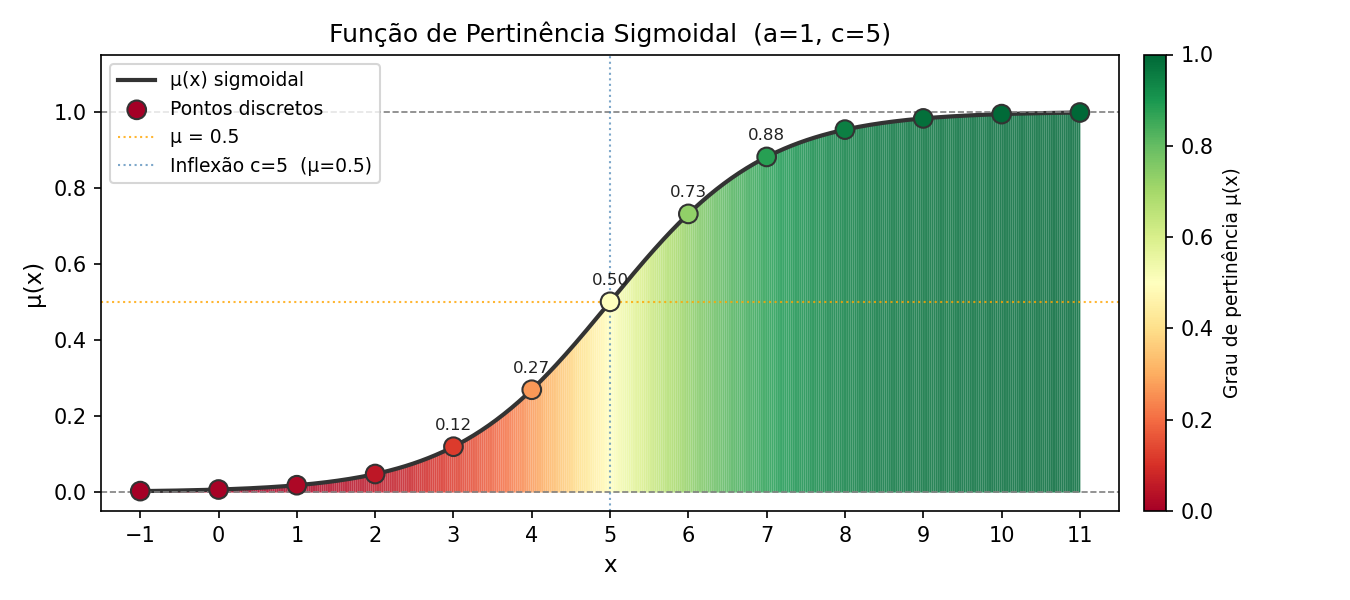

This figure's Python source:
# GO1124-Png
import numpy as np
import matplotlib.pyplot as plt
import matplotlib.colors as mcolors


def sigmoidal(x, a, c):
    return 1 / (1 + np.exp(-a * (x - c)))


if __name__ == '__main__':
    print("=== Função de Pertinência Sigmoidal ===")
    # Parâmetros: inclinação a=1, ponto de inflexão c=5
    a, c = 1, 5
    print(f"  Parâmetros: a={a} (inclinação), c={c} (ponto de inflexão)")
    print()
    xs = list(range(-1, 12))
    mus = [sigmoidal(x, a, c) for x in xs]
    for x, mu in zip(xs, mus):
        barra = "█" * int(mu * 20)
        print(f"  x={x:3d}: μ={mu:.2f} |{barra}")

    # --- Gráfico colorido ---
    fig, ax = plt.subplots(figsize=(9, 4))

    x_cont = np.linspace(-1, 11, 500)
    mu_cont = sigmoidal(x_cont, a, c)

    cmap = plt.cm.RdYlGn
    norm = mcolors.Normalize(vmin=0, vmax=1)

    for i in range(len(x_cont) - 1):
        mu_mid = (mu_cont[i] + mu_cont[i + 1]) / 2
        ax.fill_between(
            x_cont[i:i+2], 0, mu_cont[i:i+2],
            color=cmap(norm(mu_mid)), alpha=0.85, linewidth=0
        )

    ax.plot(x_cont, mu_cont, color='#333333', linewidth=2, label='μ(x) sigmoidal')

    ax.scatter(xs, mus, color=[cmap(norm(m)) for m in mus],
               edgecolors='#333333', s=80, zorder=5, label='Pontos discretos')

    for x, mu in zip(xs, mus):
        if 0.05 < mu < 0.95:
            ax.annotate(f'{mu:.2f}', (x, mu), textcoords='offset points',
                        xytext=(0, 8), ha='center', fontsize=8, color='#222222')

    ax.axhline(0, color='gray', linewidth=0.8, linestyle='--')
    ax.axhline(1, color='gray', linewidth=0.8, linestyle='--')
    ax.axhline(0.5, color='orange', linewidth=1, linestyle=':', alpha=0.8, label='μ = 0.5')
    ax.axvline(c, color='steelblue', linewidth=1, linestyle=':',
               alpha=0.7, label=f'Inflexão c={c}  (μ=0.5)')

    sm = plt.cm.ScalarMappable(cmap=cmap, norm=norm)
    sm.set_array([])
    cbar = fig.colorbar(sm, ax=ax, pad=0.02)
    cbar.set_label('Grau de pertinência μ(x)', fontsize=9)

    ax.set_xlim(-1.5, 11.5)
    ax.set_ylim(-0.05, 1.15)
    ax.set_xlabel('x', fontsize=11)
    ax.set_ylabel('μ(x)', fontsize=11)
    ax.set_title(f'Função de Pertinência Sigmoidal  (a={a}, c={c})', fontsize=12)
    ax.legend(fontsize=9)
    ax.set_xticks(range(-1, 12))

    plt.tight_layout()
    plt.savefig('GO1124-Png.png', dpi=150)
    plt.show()
    print("\n  Gráfico salvo em GO1124-Png.png")
